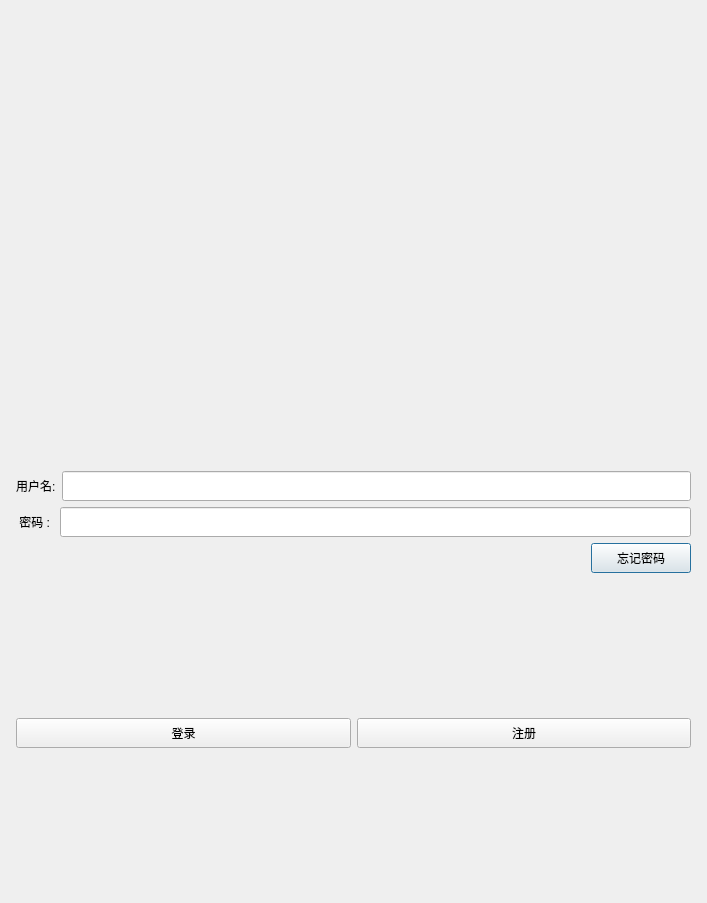
<?xml version="1.0" encoding="UTF-8"?>
<ui version="4.0">
 <class>LoginDialog</class>
 <widget class="QDialog" name="LoginDialog">
  <property name="geometry">
   <rect>
    <x>0</x>
    <y>0</y>
    <width>707</width>
    <height>903</height>
   </rect>
  </property>
  <property name="minimumSize">
   <size>
    <width>370</width>
    <height>450</height>
   </size>
  </property>
  <property name="maximumSize">
   <size>
    <width>16777215</width>
    <height>16777215</height>
   </size>
  </property>
  <property name="windowTitle">
   <string>Dialog</string>
  </property>
  <layout class="QVBoxLayout" name="verticalLayout_2">
   <item>
    <layout class="QVBoxLayout" name="verticalLayout">
     <property name="leftMargin">
      <number>5</number>
     </property>
     <property name="topMargin">
      <number>5</number>
     </property>
     <property name="rightMargin">
      <number>5</number>
     </property>
     <property name="bottomMargin">
      <number>5</number>
     </property>
     <item>
      <spacer name="verticalSpacer">
       <property name="orientation">
        <enum>Qt::Orientation::Vertical</enum>
       </property>
       <property name="sizeHint" stdset="0">
        <size>
         <width>20</width>
         <height>40</height>
        </size>
       </property>
      </spacer>
     </item>
     <item>
      <layout class="QHBoxLayout" name="horizontalLayout_6">
       <item>
        <widget class="QLabel" name="image_label">
         <property name="minimumSize">
          <size>
           <width>200</width>
           <height>150</height>
          </size>
         </property>
         <property name="maximumSize">
          <size>
           <width>200</width>
           <height>150</height>
          </size>
         </property>
         <property name="text">
          <string/>
         </property>
         <property name="pixmap">
          <pixmap resource="rec.qrc">:/chat_img/20211231082620_b6122.jpg</pixmap>
         </property>
         <property name="scaledContents">
          <bool>true</bool>
         </property>
         <property name="alignment">
          <set>Qt::AlignmentFlag::AlignCenter</set>
         </property>
        </widget>
       </item>
      </layout>
     </item>
     <item>
      <spacer name="verticalSpacer_4">
       <property name="orientation">
        <enum>Qt::Orientation::Vertical</enum>
       </property>
       <property name="sizeHint" stdset="0">
        <size>
         <width>20</width>
         <height>40</height>
        </size>
       </property>
      </spacer>
     </item>
     <item>
      <layout class="QHBoxLayout" name="horizontalLayout_7">
       <item>
        <widget class="QLabel" name="ltips_label">
         <property name="text">
          <string/>
         </property>
         <property name="alignment">
          <set>Qt::AlignmentFlag::AlignCenter</set>
         </property>
        </widget>
       </item>
      </layout>
     </item>
     <item>
      <layout class="QHBoxLayout" name="horizontalLayout">
       <item>
        <widget class="QLabel" name="user_account_label">
         <property name="minimumSize">
          <size>
           <width>0</width>
           <height>30</height>
          </size>
         </property>
         <property name="maximumSize">
          <size>
           <width>16777215</width>
           <height>30</height>
          </size>
         </property>
         <property name="text">
          <string>用户名:</string>
         </property>
        </widget>
       </item>
       <item>
        <widget class="QLineEdit" name="user_account_edit">
         <property name="minimumSize">
          <size>
           <width>0</width>
           <height>30</height>
          </size>
         </property>
         <property name="maximumSize">
          <size>
           <width>16777215</width>
           <height>30</height>
          </size>
         </property>
        </widget>
       </item>
      </layout>
     </item>
     <item>
      <layout class="QHBoxLayout" name="horizontalLayout_2">
       <item>
        <widget class="QLabel" name="user_pwd_label">
         <property name="minimumSize">
          <size>
           <width>0</width>
           <height>30</height>
          </size>
         </property>
         <property name="maximumSize">
          <size>
           <width>16777215</width>
           <height>30</height>
          </size>
         </property>
         <property name="text">
          <string> 密码 : </string>
         </property>
        </widget>
       </item>
       <item>
        <widget class="QLineEdit" name="user_pwd_edit">
         <property name="minimumSize">
          <size>
           <width>0</width>
           <height>30</height>
          </size>
         </property>
         <property name="maximumSize">
          <size>
           <width>16777215</width>
           <height>30</height>
          </size>
         </property>
         <property name="sizeIncrement">
          <size>
           <width>0</width>
           <height>0</height>
          </size>
         </property>
        </widget>
       </item>
      </layout>
     </item>
     <item>
      <layout class="QHBoxLayout" name="horizontalLayout_3">
       <item>
        <spacer name="horizontalSpacer">
         <property name="orientation">
          <enum>Qt::Orientation::Horizontal</enum>
         </property>
         <property name="sizeHint" stdset="0">
          <size>
           <width>40</width>
           <height>20</height>
          </size>
         </property>
        </spacer>
       </item>
       <item>
        <widget class="QPushButton" name="forgetpwd_btn">
         <property name="minimumSize">
          <size>
           <width>100</width>
           <height>30</height>
          </size>
         </property>
         <property name="maximumSize">
          <size>
           <width>100</width>
           <height>30</height>
          </size>
         </property>
         <property name="text">
          <string>忘记密码</string>
         </property>
        </widget>
       </item>
      </layout>
     </item>
     <item>
      <spacer name="verticalSpacer_3">
       <property name="orientation">
        <enum>Qt::Orientation::Vertical</enum>
       </property>
       <property name="sizeHint" stdset="0">
        <size>
         <width>20</width>
         <height>40</height>
        </size>
       </property>
      </spacer>
     </item>
     <item>
      <layout class="QHBoxLayout" name="horizontalLayout_4">
       <item>
        <widget class="QPushButton" name="login_btn">
         <property name="minimumSize">
          <size>
           <width>0</width>
           <height>30</height>
          </size>
         </property>
         <property name="maximumSize">
          <size>
           <width>16777215</width>
           <height>30</height>
          </size>
         </property>
         <property name="text">
          <string>登录</string>
         </property>
        </widget>
       </item>
       <item>
        <widget class="QPushButton" name="register_btn">
         <property name="minimumSize">
          <size>
           <width>0</width>
           <height>30</height>
          </size>
         </property>
         <property name="maximumSize">
          <size>
           <width>16777215</width>
           <height>30</height>
          </size>
         </property>
         <property name="text">
          <string>注册</string>
         </property>
        </widget>
       </item>
      </layout>
     </item>
     <item>
      <spacer name="verticalSpacer_2">
       <property name="orientation">
        <enum>Qt::Orientation::Vertical</enum>
       </property>
       <property name="sizeHint" stdset="0">
        <size>
         <width>20</width>
         <height>40</height>
        </size>
       </property>
      </spacer>
     </item>
    </layout>
   </item>
  </layout>
 </widget>
 <resources>
  <include location="rec.qrc"/>
 </resources>
 <connections/>
</ui>
